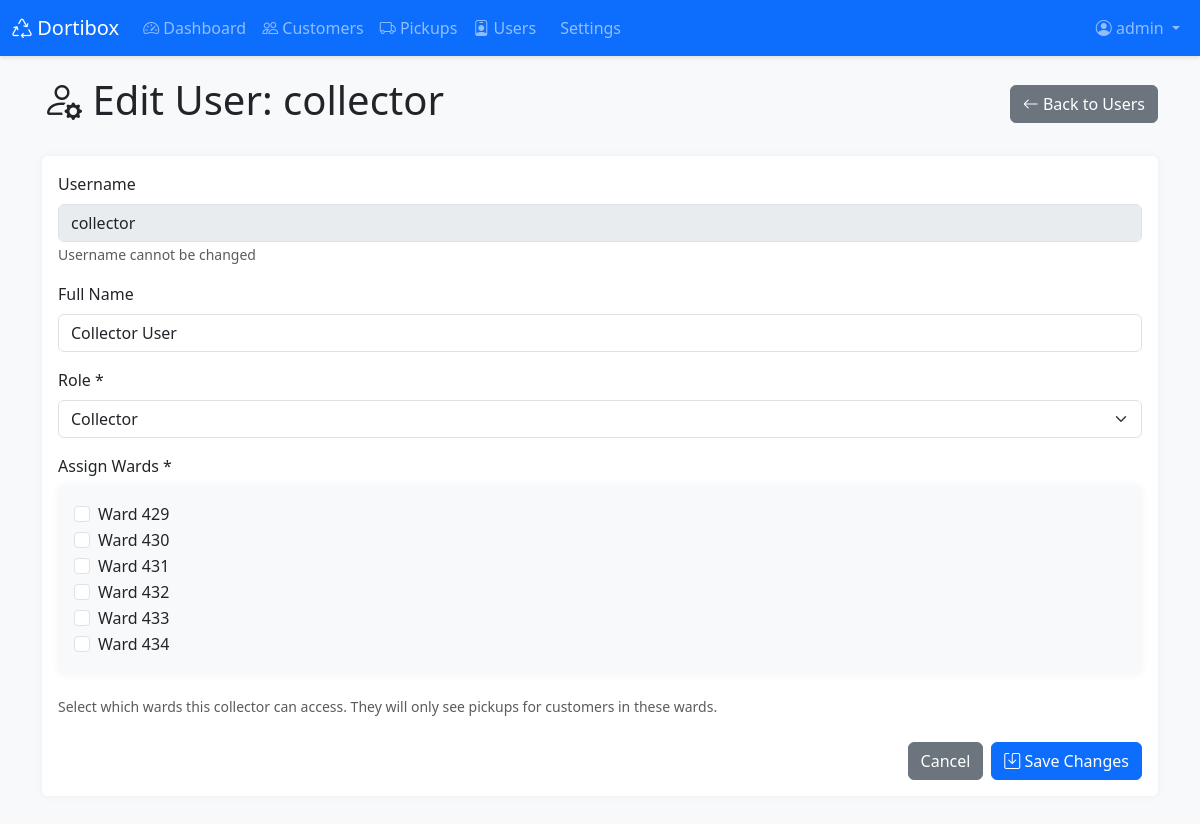
The app's page /admin/users/edit/2 (signed in) with its own data.
### app.py (models this page shows, shortened)
class User(db.Model):
    id = db.Column(db.Integer, primary_key=True)
    username = db.Column(db.String(80), unique=True, nullable=False)
    password_hash = db.Column(db.String(200), nullable=False)
    role = db.Column(db.String(20), nullable=False)
    full_name = db.Column(db.String(100))
    assigned_wards = db.relationship('CollectorWard', backref='user', lazy=True, cascade='all, delete-orphan')
    def get_ward_names(self):
        return [cw.ward for cw in self.assigned_wards]

### app.py (the view, shortened to what this page needs)
@app.route('/admin/users/edit/<int:id>', methods=['GET', 'POST'])
@admin_required
def edit_user(id):
    user = User.query.get_or_404(id)
    wards = db.session.query(Customer.ward).filter(Customer.ward.isnot(None), Customer.ward != '').distinct().order_by(Customer.ward).all()
    wards = [w[0] for w in wards]
    user_wards = user.get_ward_names()
    return render_template('edit_user.html', user=user, wards=wards, user_wards=user_wards)

### app.py (called while the page is built)
@app.context_processor
def inject_now():
    return {
        'now': datetime.now,
        'abs': abs  # Add abs function
    }

def admin_required(f):
    @wraps(f)
    def decorated_function(*args, **kwargs):
        if 'user_id' not in session:
            flash('Please log in to access this page.', 'warning')
            return redirect(url_for('login'))
        user = User.query.get(session['user_id'])
        if user.role != 'admin':
            flash('You do not have permission to access this page.', 'danger')
            return redirect(url_for('dashboard'))
        return f(*args, **kwargs)
    return decorated_function

### templates/edit_user.html (shortened to what this page needs)
{% extends "base.html" %}
{% block content %}
<div class="container">
    <div class="d-flex justify-content-between align-items-center mb-4">
        <h1><i class="bi bi-person-gear"></i> Edit User: {{ user.username }}</h1>
        <a href="{{ url_for('admin_users') }}" class="btn btn-secondary">
            <i class="bi bi-arrow-left"></i> Back to Users
        </a>
    </div>
    <div class="card">
        <div class="card-body">
            <form method="POST">
                <div class="mb-3">
                    <label class="form-label">Username</label>
                    <input type="text" class="form-control" value="{{ user.username }}" disabled>
                    <small class="text-muted">Username cannot be changed</small>
                </div>
                <div class="mb-3">
                    <label for="full_name" class="form-label">Full Name</label>
                    <input type="text" class="form-control" id="full_name" name="full_name" value="{{ user.full_name or '' }}">
                </div>
                <div class="mb-3">
                    <label for="role" class="form-label">Role *</label>
                    <select class="form-select" id="role" name="role" required onchange="toggleWardSelect()">
                        <option value="collector" {% if user.role == 'collector' %}selected{% endif %}>Collector</option>
                    </select>
                </div>
                <div class="mb-3" id="ward-select-group" style="{% if user.role != 'collector' %}display: none;{% endif %}">
                    <label class="form-label">Assign Wards *</label>
                    <div class="card card-body bg-light">
                        {% for ward in wards %}
                        <div class="form-check">
                            <input class="form-check-input" type="checkbox" name="wards" value="{{ ward }}" id="ward-{{ ward }}"
                                   {% if ward in user_wards %}checked{% endif %}>
                            <label class="form-check-label" for="ward-{{ ward }}">Ward {{ ward }}</label>
                        </div>
                        {% endfor %}
                    </div>
                    <small class="text-muted">Select which wards this collector can access. They will only see pickups for customers in these wards.</small>
                </div>
                <div class="d-grid gap-2 d-md-flex justify-content-md-end mt-4">
                    <a href="{{ url_for('admin_users') }}" class="btn btn-secondary">Cancel</a>
                    <button type="submit" class="btn btn-primary">
                        <i class="bi bi-save"></i> Save Changes
                    </button>
                </div>
            </form>
        </div>
    </div>
</div>
{% endblock %}

### templates/base.html (style rules this page uses)
body { min-height: 100vh; background-color: #f8f9fa; }
.card { box-shadow: 0 0 10px rgba(0,0,0,.05); border: none; margin-bottom: 20px; }

### records on screen
User: username "collector", full_name "Collector User", role "Collector"

### other values on screen
{{ session.username }} "admin"
{{ ward }} "429" "430" "431" "432" "433" "434"
